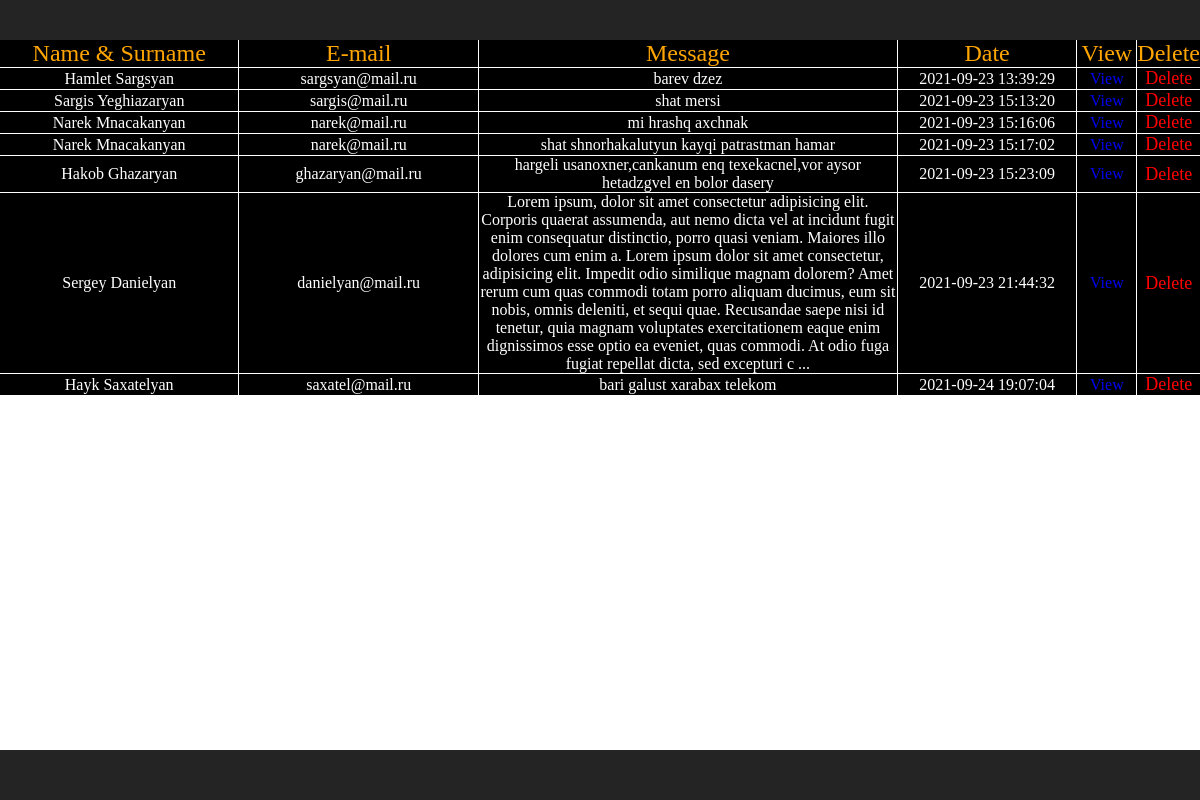
Page /admin/home.php on the committed database.
### tables this page shows
CREATE TABLE `guest_reviews` (
  `id` int(11) NOT NULL,
  `firstName` varchar(24) NOT NULL,
  `lastName` varchar(32) NOT NULL,
  `Email` varchar(48) NOT NULL,
  `message` mediumtext NOT NULL,
  `datetime` timestamp NOT NULL DEFAULT current_timestamp() ON UPDATE current_timestamp()
);

### admin/home.php (the view, shortened to what this page needs)
<?php
include("conf/connect.php");
 ?>
<!DOCTYPE html>
<html lang="en">
<head>
	<link rel="stylesheet" href="style/style.css">
</head>
<body>
	<header></header>
	<main>
		<table cellspacing="0">
			<tr class="subtitle">
				<td class="name">Name & Surname</td>
				<td class="email">E-mail</td>
				<td class="message">Message</td>
				<td class="date">Date</td>
				<td class="button">View</td>
				<td class="button">Delete</td>
			</tr>
		<?php
		$ar = $DB->query("SELECT * FROM `guest_reviews` ");
		while ($arr = mysqli_fetch_array($ar)){?>
			 <tr>
				<td class="name"><?=$arr["firstName"]?> <?=$arr["lastName"]?></td>
				<td class="email"><?=$arr["Email"]?></td>
				<td class="message"><?=$arr["message"]?></td>
				<td class="date"><?=$arr["datetime"]?></td>
	 			<td class="button"><a href="view.php?id=<?=$arr['id']?>">View</a></td>
				<td class="button delete"><a href="delete.php?id=<?=$arr['id']?>">Delete</a></td>
			</tr>
		<?php } ?>
		</table>
	</main>
	<footer></footer>
</body>
</html>

### admin/style/style.css (style rules this page uses)
* { box-sizing: border-box; padding: 0; margin: 0; }
html { height: 100%; }
body { height: 100%; margin: 0; }
header { height: 40px; background-color: #242424; }
footer { height: 50px; background-color: #242424; }
table { width: 100%; background-color: #000; }
table tr { width: 100%; background-color: black; color: #fff; }
table tr td { border-right: 1px solid #fff; text-align: center; border-bottom: 1px solid white; }
table tr td:last-child { border-right: none; }
.name { width: 20%; }
.email { width: 20%; }
.message { width: 35%; }
.date { width: 15%; }
.button { width: 5%; }
.button a { text-decoration: none; }
.delete a { color: red; font-size: 18px; }
.subtitle { font-size: 24px; color: orange; }

### rows in the picture
guest_reviews: firstName "Hamlet", lastName "Sargsyan", Email "sargsyan@mail.ru", message "barev dzez", datetime "2021-09-23 13:39:29"
guest_reviews: firstName "Sargis", lastName "Yeghiazaryan", Email "sargis@mail.ru", message "shat mersi", datetime "2021-09-23 15:13:20"
guest_reviews: firstName "Narek", lastName "Mnacakanyan", Email "narek@mail.ru", message "mi hrashq axchnak", datetime "2021-09-23 15:16:06"
guest_reviews: firstName "Narek", lastName "Mnacakanyan", Email "narek@mail.ru", message "shat shnorhakalutyun kayqi patrastman hamar", datetime "2021-09-23 15:17:02"
guest_reviews: firstName "Hakob", lastName "Ghazaryan", Email "ghazaryan@mail.ru", message "hargeli usanoxner,cankanum enq texekacnel,vor aysor hetadzgvel en bolor dasery", datetime "2021-09-23 15:23:09"
guest_reviews: firstName "Sergey", lastName "Danielyan", Email "danielyan@mail.ru", message "Lorem ipsum, dolor sit amet consectetur adipisicing elit. Corporis quaerat assumenda, aut nemo dicta vel at incidunt fugit enim consequatur distinctio, porro quasi veniam. Maiores illo dolores cum enim a. Lorem ipsum dolor sit amet consectetur, adipisicing elit. Impedit odio similique magnam dolorem? Amet rerum cum quas commodi totam porro aliquam ducimus, eum sit nobis, omnis deleniti, et sequi quae. Recusandae saepe nisi id tenetur, quia magnam voluptates exercitationem eaque enim dignissimos esse optio ea eveniet, quas commodi. At odio fuga fugiat repellat dicta, sed excepturi c ...", datetime "2021-09-23 21:44:32"
guest_reviews: firstName "Hayk", lastName "Saxatelyan", Email "saxatel@mail.ru", message "bari galust xarabax telekom", datetime "2021-09-24 19:07:04"
